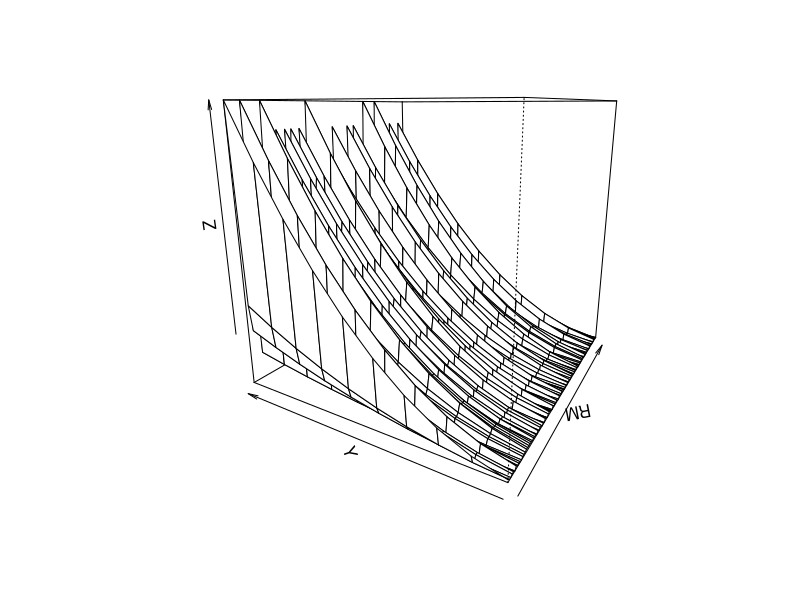
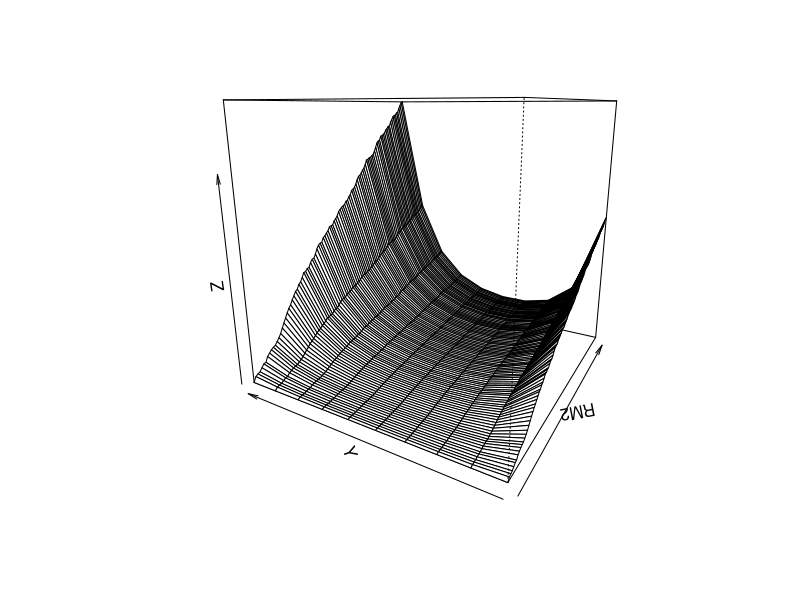

The R source for these figures, in order:
RV <- sample(10,100,replace = TRUE) # form a matrix full of random integers
RM <- matrix(0,100,10) # declare and initialize a matrix to fill later, 100 rows, 10 columns

for (i in 1:10){
  RM[,i] <- RV*i*i # fill each column with random integers but increase by square at each step
}

init <- 100 # starting point on y axis
RM2 <- matrix(0,100,10) # declare and initialize a matrix to fill later, 100 rows, 10 columns
for (n in 1:10){
  RV <- RV*(n/5)
  for (m in 1:100){
    RM2[m,n] <- init # set the starting point
    init <- init + RV[m] # randomly increase at each step
  }
  init <- 100 # reset at the end of the column
}

png("mygraph1.png",width = 1366,height = 768) # turn on the image saver and create the image
persp(RM,theta = -60) # draw the graph
dev.off() # save it and turn the device off

png("mygraph2.png",width = 1366,height = 768)
persp(RM2,theta = -60)
dev.off()
